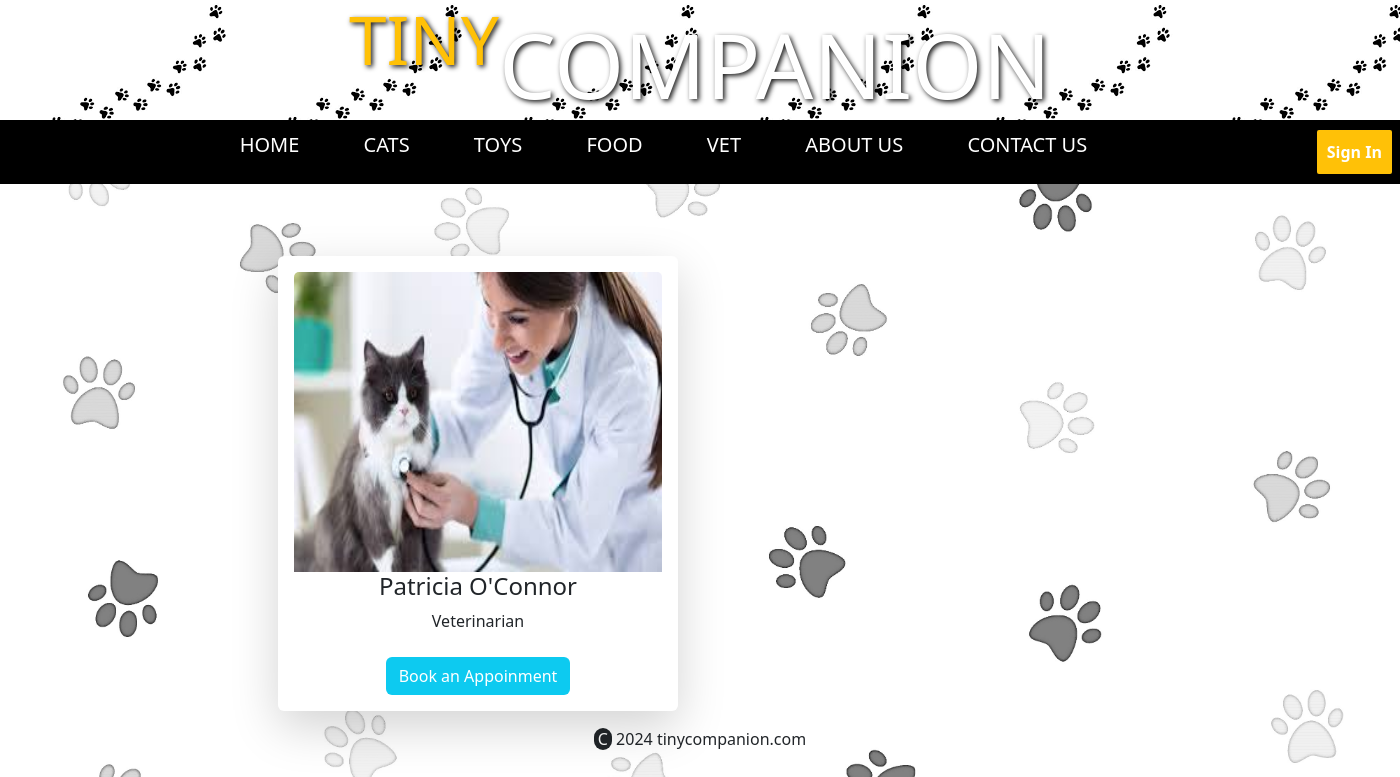
Screenshot of /tapp/doctor/ with the database file from the repository.
### tapp/models.py (models this page shows)
class Doctor(models.Model):
    name = models.CharField(max_length=100)
    specialization = models.CharField(max_length=100)
    image = models.FileField(upload_to="documents",default="image.jpg")

### tapp/views.py (the view)
# urls.py: path('doctor/',views.doctor,name='doctor'),
def doctor(request):
    doctors = Doctor.objects.all()
    return render(request, 'doctor.html', {'doctors': doctors})

### templates/doctor.html (shortened to what this page needs)
<!DOCTYPE html>
{% load static %}
<html lang="en">
<head>
    <link href="https://cdn.jsdelivr.net/npm/bootstrap@5.3.3/dist/css/bootstrap.min.css" rel="stylesheet">
</head>
<body>
    <h1 class="container-fluid text-center " id="h11"><sup class="text-warning">TINY</sup><span class="text-white">COMPANION</span></h1>
    <br><br><br><br><br>
    <div id="maindiv">
        <div class="container-fluid text-center  pe-2 " id="div1">
                <a id="a1" href="{% url 'homepg' %}">HOME</a>
                <a id="a1" href="{% url 'cats' %}">CATS</a>
                <a id="a1" href="{% url 'toys' %}">TOYS</a>
                <a id="a1" href="{% url 'food' %}">FOOD</a>
                <a id="a1" href="{% url 'doctor' %}">VET</a>
                <a id="a1" href="{% url 'aboutus' %}">ABOUT US</a>
                <a id="a1" href="{% url 'contactus' %}">CONTACT US</a>
                <button class="text-center text-white bg-warning " id="b1"><a href="{% url 'login' %}" ><b>Sign In</b></a></button>
        </div><br><br><br><br><br>
        <div id="maincard1" class="container">
            {% for doctor in doctors %}
            <div class="card m-3 shadow-lg" id="carddiv">
                <div class="card-body ">
                    <img src="{{ doctor.image.url }}" alt="" class="card-img-top" id="img1" >
                    <h4 class="card-title text-center">{{ doctor.name }}</h4>
                    <p class="card-text text-center">{{ doctor.specialization }} <br><br>
                        <a href="{% url 'login' %}" ><button class="btn bg-info text-white ">Book an Appoinment</button></a></p>
                </div>
            </div>
            {% endfor %}
        </div>
        <div id="co" class="text-center">
            <p><span class="bg-dark ps-1 pe-1 rounded-5 text-white fw-5">C</span> 2024 tinycompanion.com</p>
            </div><br>
    </div>
</body>
</html>

### rows the page displays
Doctor: image (picture), name "Patricia O'Connor", specialization "Veterinarian"
